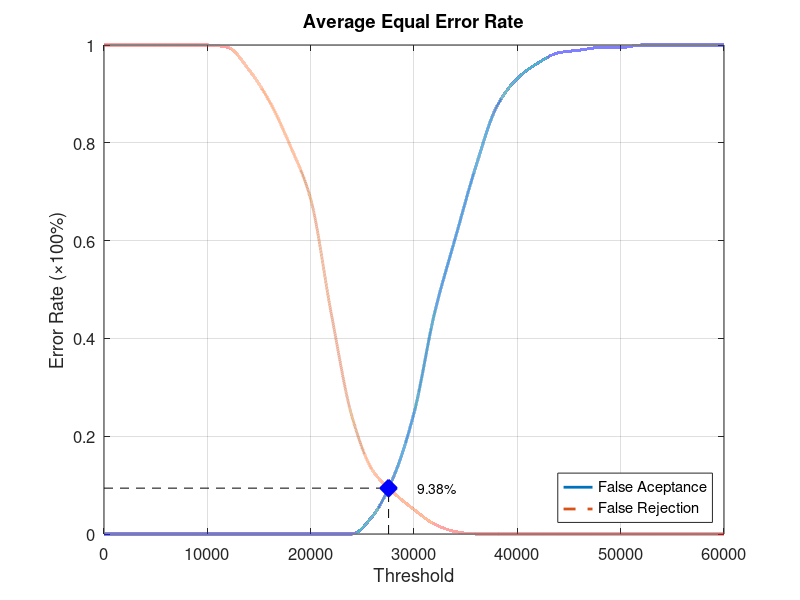
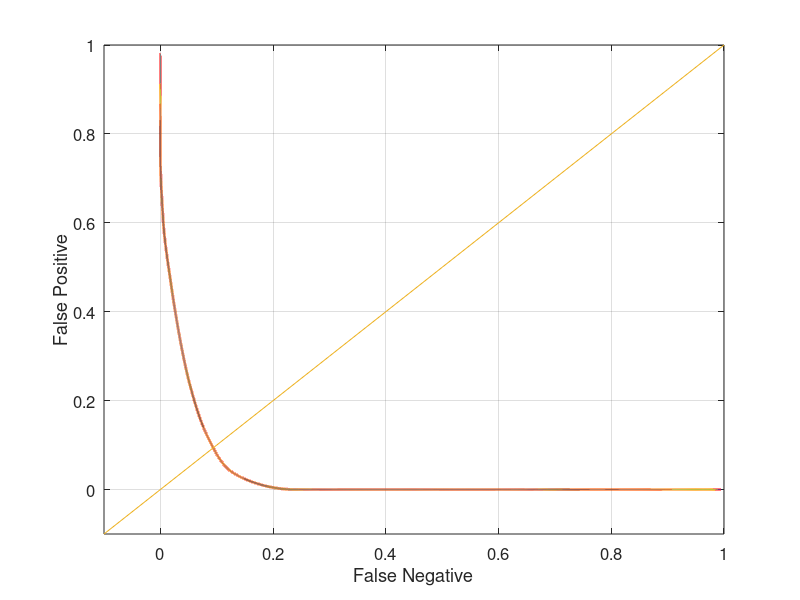

Recreate these plots in MATLAB, in order.
function yEER = Database5_4
close all;
clear;
clc;
x = 0:2000:60000;
xq = 0:0.5:60000;

y0 = [0 0 0 0 0 0 0 0 0 0 0 0 0 0.0368421 0.115789 0.247368 0.452632 0.605263 0.752632 0.873684 0.931579 0.963158 0.984211 0.989474 0.994737 0.994737 1 1 1 1 1];
yy0 = interp1(x, y0, xq, 'pchip');
y1 = [1 1 1 1 1 1 0.995 0.95 0.885 0.795 0.685 0.45 0.24 0.13 0.085 0.05 0.02 0.005 0 0 0 0 0 0 0 0 0 0 0 0 0];
yy1 = interp1(x, y1, xq, 'pchip');

% Calculating EER: 
y2 = abs(y0 - y1);
find(y2 == min(y2))
yy2 = abs(yy0 - yy1);
xEER = find(yy2 == min(yy2));
xEERIndex = xq(xEER) % X-axis EER
yEER = yy0(xEER) % Y-axis EER

main = figure
plot(xq, yy0,'-','LineWidth', 2);	hold on
plot(xq, yy1,'--','LineWidth', 2);	hold on
plot([xEERIndex xEERIndex], [0 yEER], 'k--');	hold on
plot([0 xEERIndex], [yEER yEER], 'k--');	hold on
plot(xEERIndex, yEER, 'bx', 'LineWidth', 10);	hold on
text(xEERIndex + 10 * xEERIndex / 100, yEER, [num2str(round((10000 * yEER)) / 100) '%'])
legend('False Aceptance', 'False Rejection', 'Location', 'SouthEast')
xlabel('Threshold')
ylabel('Error Rate (\times100%)')
title('Average Equal Error Rate')
set(gca, 'FontSize', 12)
axis([0 60000 0 1])
grid on

print(main, 'Database5_4Main', '-dpng');
FNRxFPR = figure('Color', [1 1 1]);
plot(yy1, yy0, '-', yy1, yy0, 'LineWidth', 2);
hold on
y = -0.1:0.1:1
plot(y, y); 
set(gca, 'FontSize', 12)
xlabel('False Negative')
ylabel('False Positive')
axis([-0.1 1 -0.1 1])
set(gca, 'FontSize', 12)
grid on

print(FNRxFPR, 'Database5_4FNRxFPR','-dpng');
end
